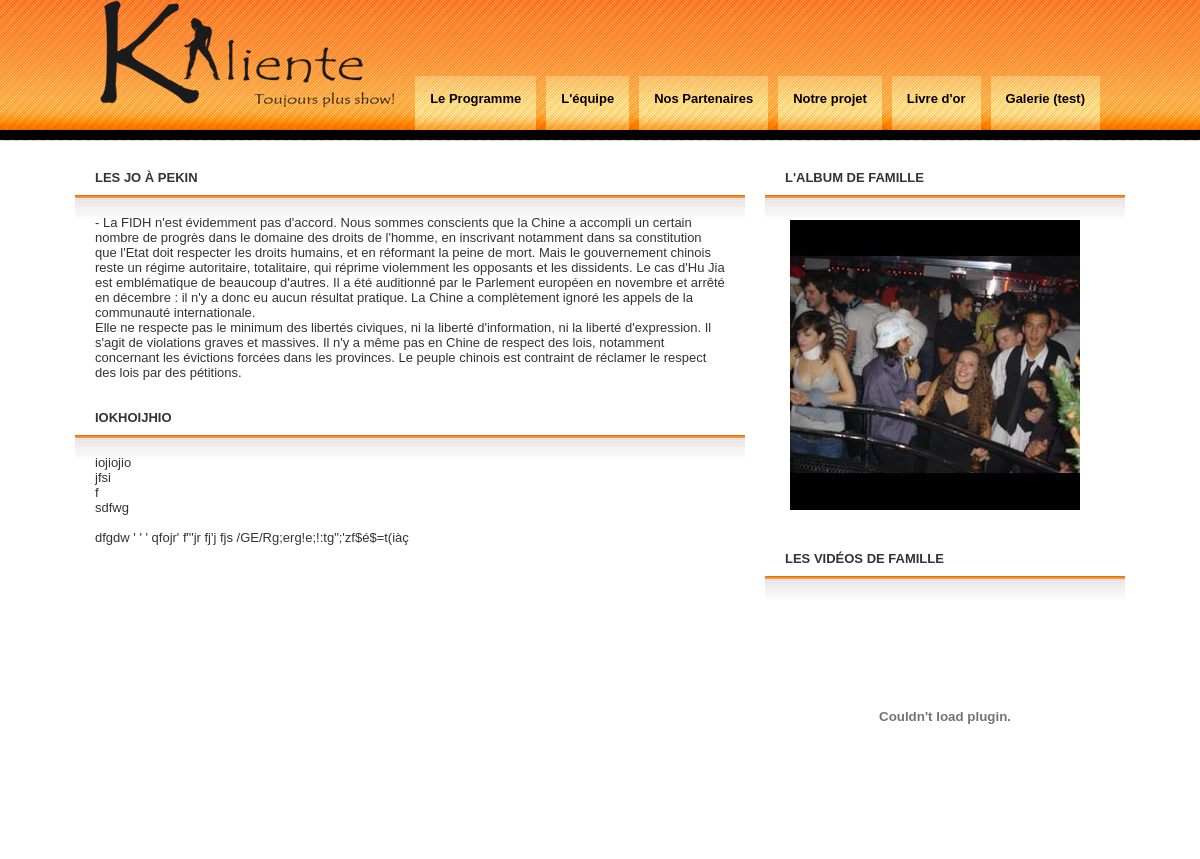
Before: /index.php?news with the older database file.
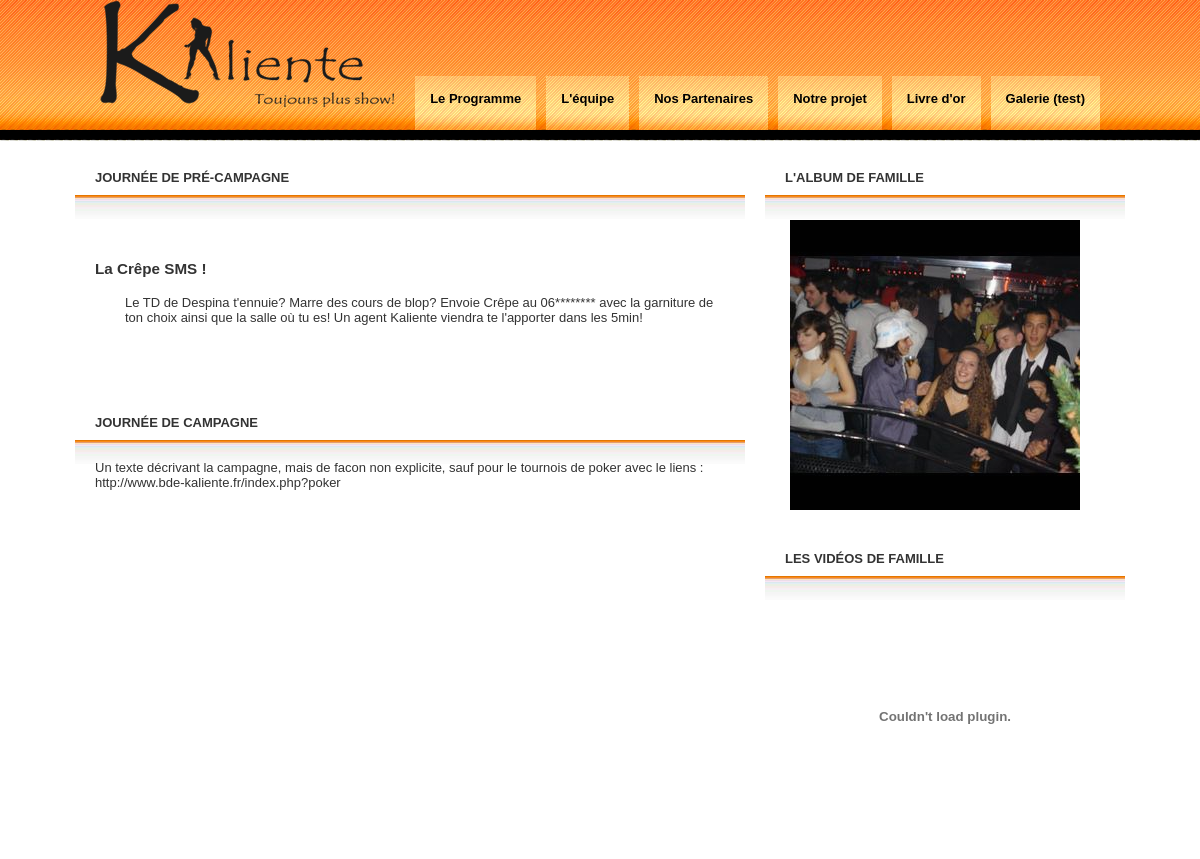
After: the same page with the newer database file.
### tables this page shows
CREATE TABLE IF NOT EXISTS `news` (
  `id` int(11) NOT NULL auto_increment,
  `titre` varchar(255) NOT NULL,
  `contenu` text NOT NULL,
  `timestamp` bigint(20) NOT NULL default '0',
  `pseudo` varchar(255) NOT NULL,
  PRIMARY KEY  (`id`)
);

### news.php (the view, shortened to what this page needs)
<?php
$retour = mysql_query('SELECT * FROM news ORDER BY id DESC LIMIT 0, 5');
while ($donnees = mysql_fetch_array($retour))
{
?>
  		<div class='boxed'>
<div class="news">
    			<h2 class='title'><?php echo $donnees['titre']; ?></h2>
			<div class='content'>
    <p>
    <?php
    $contenu = nl2br(stripslashes($donnees['contenu']));
    echo $contenu;
    ?>
    </p>
</div>
</div>
</div>
<?php
}
?>

### index.php (shortened to what this page needs)
<!DOCTYPE html PUBLIC "-//W3C//DTD XHTML 1.0 Strict//EN" "http://www.w3.org/TR/xhtml1/DTD/xhtml1-strict.dtd">
<html xmlns="http://www.w3.org/1999/xhtml" xml:lang="fr" >
   <head>
		<link rel="stylesheet" media="screen" type="text/css" title="Kaliente" href="css/index.css" />
    <link rel="stylesheet" type="text/css" href="lightbox.css" />
    <link rel="stylesheet" href="css/lightbox.css" type="text/css" media="screen" />
    </head>
      <body>
   <div id='header'>
   <div id='logo'>
   <a href="index.php"><img src="img/kaliente_noir.png" alt="Kaliente, toujours plus show !!" /></a>
   </div>
   <div id='menu'>
      <ul>
      <li><a href="index.php?news">Le Programme</a></li>
      <li><a href="index.php?equipe">L'équipe</a></li>
      <li><a href="index.php?partenaires">Nos Partenaires</a></li>
      <li><a href="index.php?projet">Notre projet</a></li>
      <li><a href="index.php?livre">Livre d'or</a></li>
	  <li><a href="./galerie.php">Galerie (test)</a></li>
      </ul>
    </div>
   </div>
<div id='content'>
  <div id='sidebar'>
		<div class='boxed'>
			<h2 class='title'>L'album de famille</h2>
			<div class='content'>
			<div class="imageSlideshowHolder" id="imageSlideshowHolder">
		<?php
		for($i=1;$i<101;$i++)
		{ ?>
			<img src="img/photo_petit/image<?php echo rand(1,100);?>.jpg" alt='ImageA'/>
			<?php
		}
			?>
				</div>
		</div>
		</div>
  		<div class='boxed'>
			<h2 class='title'>Les vidéos de famille</h2>
			<div class='content'>
			<div class='video'>
        <object type="application/x-shockwave-flash" data="swf/player_flv_multi.swf" width="320" height="240">
        </object>
			</div>
		</div>
		</div>
    </div>
<div class='include'>
    <?php
   $lien = array('news' => 'news.php',
					'equipe' => 'equipe.html',
					'suisunrebel' => 'rebelz.html',
					'partenaires' => 'partenaires.html',
					'livre' => 'livredor.php',
					'projet' => 'projet.html',
					'poker' => 'inscription_poker.php',
					'test' => 'test.html'
					);
    $a = key($_GET);
      if(isset($lien[$a]))
      include $lien[$a];
      else include 'acceuil.html';
    ?>
</div>
</div>
      </body>
</html>

Changed rows visible on the page:
removed news: titre "LES JO À PEKIN", contenu "- La FIDH n'est évidemment pas d'accord. Nous sommes conscients que la Chine a accompli un certain nombre de progrès dans le domaine des droits de l'homme, en inscrivant notamment dans sa constitution que l'Etat doit respecter les droits humains, et en réformant la peine de mort. Mais le gouvernement chinois reste un régime autoritaire, totalitaire, qui réprime violemment les opposants et les dissidents. Le cas d'Hu Jia est emblématique de beaucoup d'autres. Il a été auditionné par le Parlement européen en novembre et arrêté en décembre : il n'y a donc eu aucun résultat pratique. La Chine a complètement ignoré les appels de la communauté internationale. Elle ne respecte pas le minimum des…"
removed news: titre "IOKHOIJHIO", contenu "iojiojio jfsi f sdfwg dfgdw ' ' ' qfojr' f\"'jr fj'j fjs /GE/Rg;erg!e;!:tg\";'zf$é$=t(iàç"
added news: titre "JOURNÉE DE PRÉ-CAMPAGNE", contenu "La Crêpe SMS ! Le TD de Despina t'ennuie? Marre des cours de blop? Envoie Crêpe au 06******** avec la garniture de ton choix ainsi que la salle où tu es! Un agent Kaliente viendra te l'apporter dans les 5min!"
added news: titre "JOURNÉE DE CAMPAGNE", contenu "Un texte décrivant la campagne, mais de facon non explicite, sauf pour le tournois de poker avec le liens : http://www.bde-kaliente.fr/index.php?poker"
